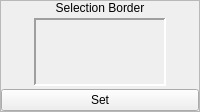
      <widget class="QFrame" name="frame_3">
       <property name="frameShape">
        <enum>QFrame::StyledPanel</enum>
       </property>
       <property name="frameShadow">
        <enum>QFrame::Raised</enum>
       </property>
       <layout class="QVBoxLayout" name="verticalLayout_5">
        <property name="spacing">
         <number>0</number>
        </property>
        <property name="margin">
         <number>0</number>
        </property>
        <item>
         <widget class="QLabel" name="label_5">
          <property name="sizePolicy">
           <sizepolicy hsizetype="Preferred" vsizetype="Fixed">
            <horstretch>0</horstretch>
            <verstretch>0</verstretch>
           </sizepolicy>
          </property>
          <property name="text">
           <string>Selection Border</string>
          </property>
          <property name="alignment">
           <set>Qt::AlignCenter</set>
          </property>
         </widget>
        </item>
        <item>
         <widget class="QWidget" name="widget_4" native="true">
          <layout class="QVBoxLayout" name="verticalLayout_6">
           <property name="spacing">
            <number>0</number>
           </property>
           <property name="margin">
            <number>0</number>
           </property>
           <item>
            <widget class="QWidget" name="widget_19" native="true">
             <layout class="QHBoxLayout" name="horizontalLayout_10">
              <property name="spacing">
               <number>0</number>
              </property>
              <property name="margin">
               <number>3</number>
              </property>
              <item>
               <widget class="QLabel" name="lblSelectionBorder">
                <property name="minimumSize">
                 <size>
                  <width>132</width>
                  <height>68</height>
                 </size>
                </property>
                <property name="maximumSize">
                 <size>
                  <width>132</width>
                  <height>68</height>
                 </size>
                </property>
                <property name="frameShape">
                 <enum>QFrame::Panel</enum>
                </property>
                <property name="frameShadow">
                 <enum>QFrame::Sunken</enum>
                </property>
                <property name="lineWidth">
                 <number>2</number>
                </property>
                <property name="text">
                 <string/>
                </property>
               </widget>
              </item>
             </layout>
            </widget>
           </item>
           <item>
            <widget class="QPushButton" name="bSetSelectionBorder">
             <property name="text">
              <string>Set</string>
             </property>
            </widget>
           </item>
          </layout>
         </widget>
        </item>
       </layout>
      </widget>
